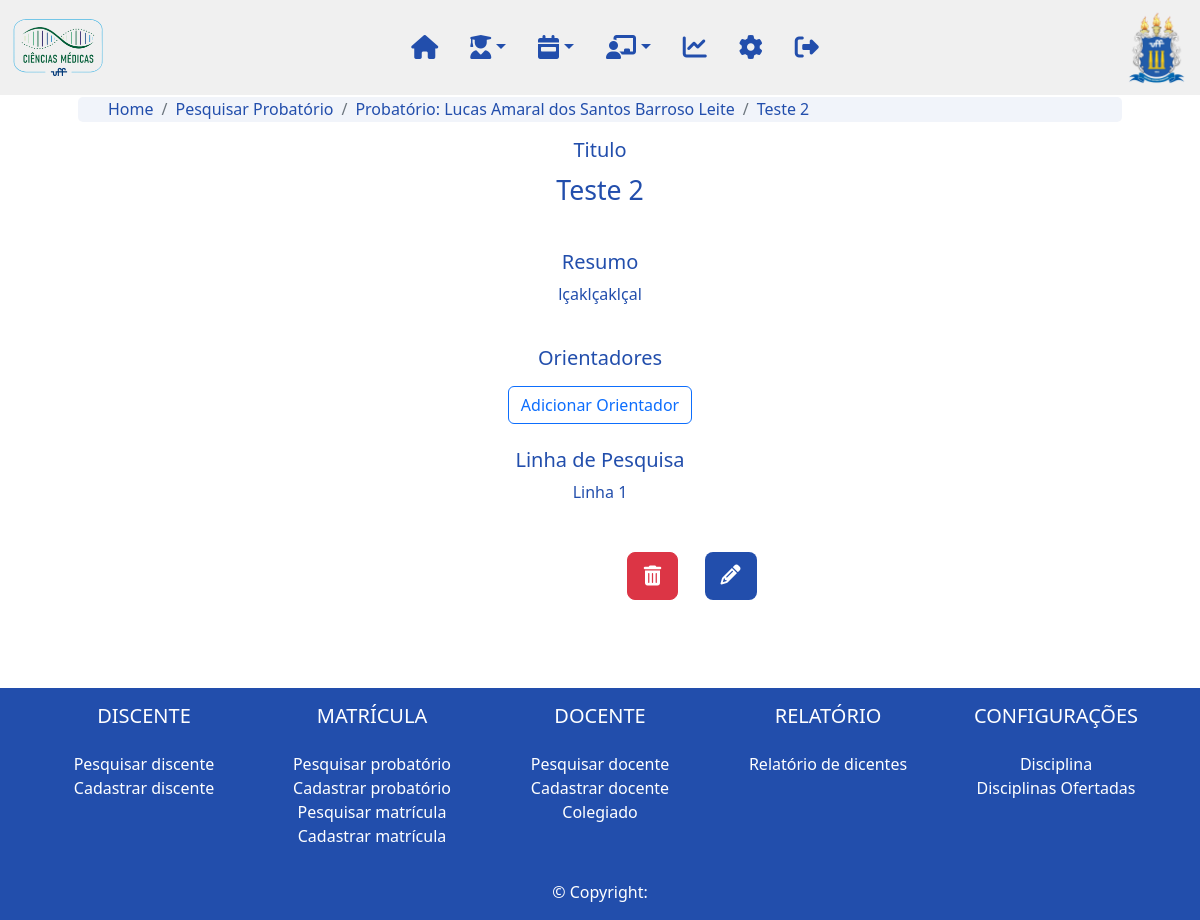
Page /matricula/probatorio/trabalho_final/1/ on the committed database.
### matricula/models.py (models this page shows, shortened)
class Probatorio(models.Model):
    data_inscricao = models.DateField(verbose_name='Data da inscrição:')
    nota = models.OneToOneField(Nota, on_delete=models.DO_NOTHING, related_name='probatorio_nota', null=True, verbose_name='Nota:')
    aluno = models.OneToOneField(Aluno, on_delete=models.CASCADE, related_name='probatorio_aluno', verbose_name='Aluno:')
    grau = models.ForeignKey(Grau, on_delete=models.CASCADE, related_name='probatorio_grau', verbose_name='Grau de Aplicação:')
    nota_selecao = models.FloatField(validators=[MaxValueValidator(100),MinValueValidator(0)])
    data_limite = models.DateField()
    probatorio = models.BooleanField(default=True)
    linha_pesquisa = models.ForeignKey(LinhaPesquisa, on_delete=models.DO_NOTHING, null=True, blank=True)
    slug = models.SlugField(max_length=250, unique_for_date='dt_cadastro')
    updated = models.DateTimeField(auto_now=True)
    dt_cadastro = models.DateTimeField(auto_now=True)
    cadastrado_por = models.ForeignKey(User, on_delete=models.DO_NOTHING, related_name='probatorio_cadastrado_por')
    def __str__(self):
        return self.aluno.nome

class TrabalhoFinal(models.Model):
    titulo = models.CharField(max_length=200)
    resumo = models.TextField()
    diploma = models.BooleanField(null=True, blank=True)
    dt_diploma = models.DateField(null=True, blank=True)
    matricula = models.OneToOneField(Matricula, on_delete=models.CASCADE, null=True, related_name="matricula_trabalho_final")
    probatorio = models.OneToOneField(Probatorio, on_delete=models.CASCADE, null=True, related_name="probatorio_trabalho_final")
    versao_final = models.OneToOneField(VersaoFinal, on_delete=models.DO_NOTHING, null=True, related_name="versao_final_trabalho_final")
    nota = models.OneToOneField(Nota, on_delete=models.CASCADE, null=True, related_name="nota_trabalho_final")
    slug = models.SlugField(max_length=250, unique_for_date='dt_cadastro')
    dt_cadastro = models.DateTimeField(auto_now=True)
    updated = models.DateTimeField(auto_now=True)
    cadastrado_por = models.ForeignKey(User, on_delete=models.DO_NOTHING, related_name='trabalho_final_cadastrado_por')
    def __str__(self):
        return str(self.titulo)
    class Meta:
        verbose_name_plural = "Trabalhos Finais"

### aluno/models.py (models this page shows, shortened)
class Aluno(models.Model):
    nome = models.CharField(max_length=200, verbose_name="Nome:")
    cpf = models.CharField(max_length=14, verbose_name='CPF:', blank=True)
    nome_pai = models.CharField(max_length=200, null=True, blank=True, verbose_name='Nome do pai:')
    nome_mae = models.CharField(max_length=200, null=True, blank=True, verbose_name="Nome da mãe:")
    naturalidade = models.ForeignKey(UnidadeFederativa, on_delete=models.CASCADE, null=True, blank=True, verbose_name="Naturalidade:")
    nacionalidade = models.CharField(max_length=100, null=True, blank=True, verbose_name="Nacionalidade:")
    dt_nascimento = models.DateField()
    estado_civil = models.ForeignKey(EstadoCivil, on_delete=models.CASCADE, null=True, blank=True, verbose_name="Estado civil:")
    identidade = models.CharField(max_length=12, verbose_name="Identidade:")
    identidade_uf = models.CharField(max_length=2, verbose_name="UF:")
    identidade_orgao = models.CharField(max_length=100, verbose_name="Orgão expedidor:")
    sexo = models.ForeignKey(Sexo, on_delete=models.CASCADE, null=True, blank=True, verbose_name="Sexo:")
    email = models.EmailField(null=True, blank=True, verbose_name="Email:")
    etnia = models.ForeignKey(Etnia, on_delete=models.CASCADE, blank=True, null=True, verbose_name="Raça/Etnia:")
    portador_deficiencia = models.BooleanField()
    portador_deficiencia_qual = models.CharField(max_length=200, verbose_name="Qual deficiência:*", blank=True, null=True)
    foto = models.ImageField(null=True, blank=True, upload_to='img')
    status = models.OneToOneField(Status, on_delete=models.CASCADE, related_name='aluno_status')
    endereco = models.OneToOneField(Endereco, on_delete=models.CASCADE, related_name='aluno_endereco', null=True)
    graduacao = models.OneToOneField(Graduacao, on_delete=models.CASCADE, related_name='aluno_graduacao', null=True)
    ensino_medio = models.OneToOneField(EnsinoMedio, on_delete=models.CASCADE, related_name='aluno_ensino_medio', null=True)
    titulacao = models.OneToOneField(Titulacao, on_delete=models.CASCADE, related_name='aluno_titulacao', null=True)
    trabalho = models.OneToOneField(Trabalho, on_delete=models.CASCADE, related_name='aluno_trabalho', null=True)
    residencia = models.OneToOneField(Residencia, on_delete=models.CASCADE, related_name='aluno_residencia', null=True)
    slug = models.SlugField(max_length=250, unique_for_date='dt_cadastro')
    updated = models.DateTimeField(auto_now=True)
    dt_cadastro = models.DateTimeField(auto_now=True)
    cadastrado_por = models.ForeignKey(User, on_delete=models.CASCADE, related_name='aluno_cadastrado_por')

### config/models.py (models this page shows)
class LinhaPesquisa(models.Model):
    linha_pesquisa = models.CharField(max_length=200)
    cor = RGBColorField(default='#000000')
    def __str__(self):
            return str(self.linha_pesquisa)

### matricula/views.py (the view)
# urls.py: path('probatorio/trabalho_final/<int:probatorio>/', detalhe_trabalho_final_probatorio, name="detalhe_trabalho_final_probatorio"),
def detalhe_trabalho_final_probatorio(request, probatorio):
    probatorio = Probatorio.objects.get(slug=probatorio)
    trabalho_final = TrabalhoFinal.objects.get(probatorio=probatorio)
    coorientador = None # Implementar coorientador
    return render(request, 'detalhe_trabalho_final_probatorio.html', {'probatorio':probatorio, 'pagina':'Trabalho Final', 'trabalho_final':trabalho_final, 'coorientador': coorientador})

### matricula/templates/detalhe_trabalho_final_probatorio.html (shortened to what this page needs)
{% extends "base.html" %}
{% load static %}
{% load crispy_forms_tags %}
{% block content %}
    {% include 'navbar.html' %}
    <div class="body container px-5">
        <nav aria-label="breadcrumb">
            <ol class="breadcrumb">
              <li class="breadcrumb-item"><a href="{% url 'home'%}">Home</a></li>
              <li class="breadcrumb-item"><a href="{% url 'matricula:lista_probatorio' %}">Pesquisar Probatório</a></li>
              <li class="breadcrumb-item"><a href="{% url 'matricula:detalhe_probatorio' probatorio.slug %}">Probatório: {{probatorio}}</a></li>
              <li class="breadcrumb-item active" aria-current="page"><a href="{% url 'matricula:detalhe_trabalho_final_probatorio' probatorio.slug %}">{{trabalho_final}}</a></li>
            </ol>
          </nav>
        <div class='text-center my-3 row gap-4' style="padding:0% 20%;">
            <div class="">
                <div class="">
                    <h5>Titulo</h5>
                </div>
                <div>
                    <p style="font-size:20pt;">
                    {{trabalho_final}}
                    </p>
                </div>
            </div>
            <div>
                <div>
                    <h5>Resumo</h5>
                </div>
                <div class="">
                    <p class="text-center" style="text-align: justify;">
                    {{trabalho_final.resumo}}
                    </p>
                </div>
            </div>
            <div>
                <div>
                    <h5>Orientadores</h5>
                </div>
                <div>
                     <a class="btn btn-outline-primary" href="{% url 'matricula:cadastra_orientacao_probatorio' probatorio.slug trabalho_final.slug %}">Adicionar Orientador</a>
                </div>
            </div>
            <div>
                <div>
                    <h5>Linha de Pesquisa</h5>
                </div>
                <div>
                    <p>
                    {{probatorio.linha_pesquisa}}
                    </p>
                </div>
            </div>
            <div class= 'd-flex justify-content-end'>
                <div class="w-50 my-2 row">
                    <div class="col-3 d-flex justify-content-end">
                        <div data-toggle="tooltip" data-placement="right" title="Deletar aluno">
                            <a class="btn btn-danger btn-lg" data-toggle="modal" data-target="#confirma-deletar">
                                <i class="fa-solid fa-trash-can"></i>
                            </a>
                        </div>
                    </div>
                    <div class="col-3 d-flex justify-content-end">
                        <a class="btn btn-primary btn-lg" href="#edita-trabalho" data-toggle="tooltip" data-placement="right" title="Editar cadastro de aluno"><i class="fa-solid fa-pencil"></i></a>
                    </div>
                </div>
            </div>
        </div>
    </div>
{% include 'footer.html' %}
{% endblock %}

### static/css/styles.css (style rules this page uses)
html { height:100% }
body { height: 100%; }
.body { position:relative; padding-top: 80pt; color: #224EAC; min-height: 80%; }
a { text-decoration: none; }
.btn-primary { background-color: #224EAC !important; border-style: none !important; }
h5 { text-align: center; }
.breadcrumb { margin-top: -10px; border-radius: 5px; background-color: #224EAC10; height: 25px; padding: 0px 30px; }
.breadcrumb a { color: #224EAC; }
.breadcrumb-item.active { font-weight: 500; }

### rows in the picture
Probatorio: aluno.nome "Lucas Amaral dos Santos Barroso Leite", linha_pesquisa "Linha 1"
TrabalhoFinal: titulo "Teste 2", resumo "lçaklçaklçal"
